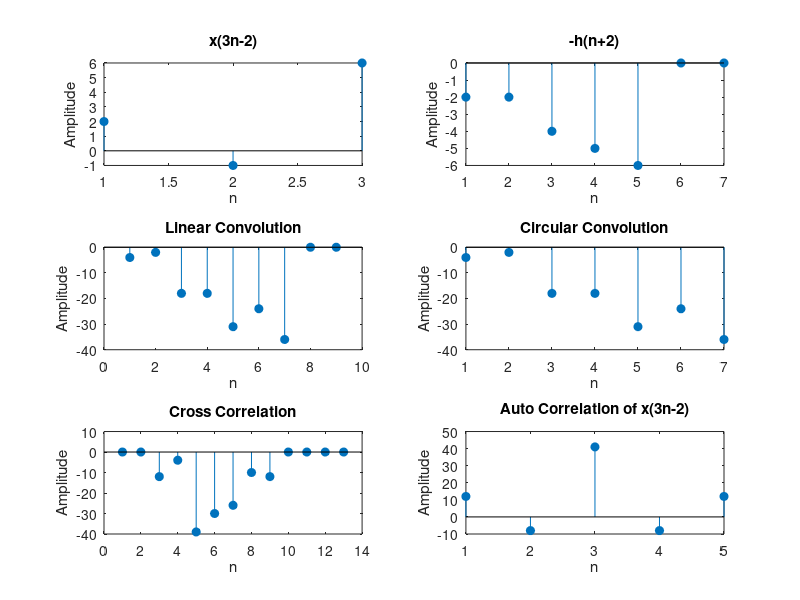

Here is the MATLAB script that generated this plot: (Note: this script raises an error after producing the figure.)
% Given signals
x = [2, 1, 0, -1, 2, 5, 6];
h = [0, 0, 2, 2, 4, 5, 6];

% Operation 1: x(3n-2)
n = 1:length(x);
n1 = 1:ceil((length(x)+2)/3); % Find valid n for x(3n-2)
x_3n_2 = zeros(1, length(n1));
for i = 1:length(n1)
    idx = 3*n1(i)-2;
    if idx >= 1 && idx <= length(x)
        x_3n_2(i) = x(idx);
    end
end

% Operation 2: -h(n+2)
n2 = 1:length(h);
h_n_plus_2 = zeros(1, length(h));
for i = 1:length(h)
    idx = i+2;
    if idx <= length(h)
        h_n_plus_2(i) = -h(idx);
    else
        h_n_plus_2(i) = 0;
    end
end

% Linear convolution
lin_conv = conv(x_3n_2, h_n_plus_2);

% Circular convolution (length = max of input lengths)
N = max(length(x_3n_2), length(h_n_plus_2));
circ_conv = cconv(x_3n_2, h_n_plus_2, N);

% Cross correlation
cross_corr = xcorr(x_3n_2, h_n_plus_2);

% Auto correlation on x(n)
auto_corr = xcorr(x_3n_2);

% Plotting
figure;
subplot(3,2,1);
stem(x_3n_2, 'filled');
title('x(3n-2)');
xlabel('n'); ylabel('Amplitude');

subplot(3,2,2);
stem(h_n_plus_2, 'filled');
title('-h(n+2)');
xlabel('n'); ylabel('Amplitude');

subplot(3,2,3);
stem(lin_conv, 'filled');
title('Linear Convolution');
xlabel('n'); ylabel('Amplitude');

subplot(3,2,4);
stem(circ_conv, 'filled');
title('Circular Convolution');
xlabel('n'); ylabel('Amplitude');

subplot(3,2,5);
stem(cross_corr, 'filled');
title('Cross Correlation');
xlabel('n'); ylabel('Amplitude');

subplot(3,2,6);
stem(auto_corr, 'filled');
title('Auto Correlation of x(3n-2)');
xlabel('n'); ylabel('Amplitude');

sgtitle('DSP Operations Results');
